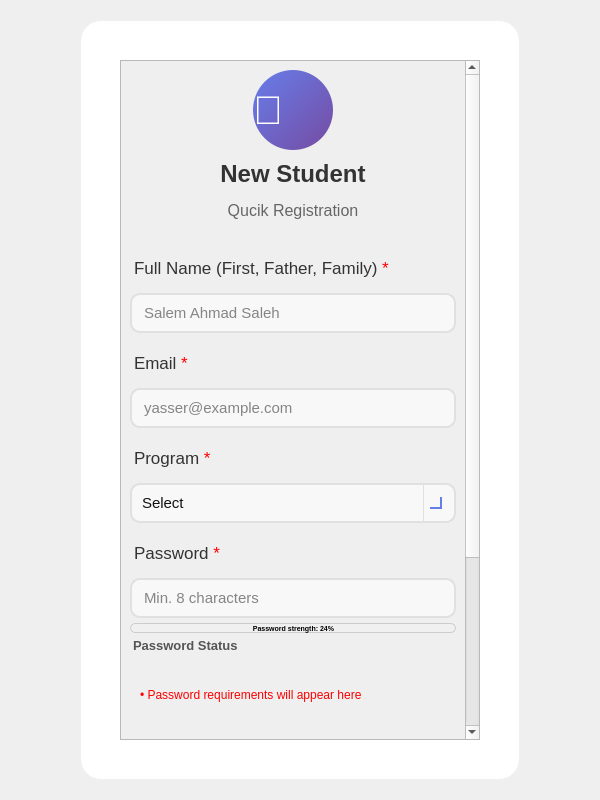
<?xml version="1.0" encoding="UTF-8"?>
<ui version="4.0">
 <class>CreateAccountWidget</class>
 <widget class="QWidget" name="CreateAccountWidget">
  <property name="geometry">
   <rect>
    <x>0</x>
    <y>0</y>
    <width>600</width>
    <height>800</height>
   </rect>
  </property>
  <property name="minimumSize">
   <size>
    <width>0</width>
    <height>500</height>
   </size>
  </property>
  <property name="windowTitle">
   <string>Create New Account</string>
  </property>
  <property name="windowIcon">
   <iconset>
    <normaloff>:/qrc_images/assets/images/login_bg.png</normaloff>:/qrc_images/assets/images/login_bg.png</iconset>
  </property>
  <property name="styleSheet">
   <string notr="true">/* ===== Background Gradient ===== */
QWidget#CreateAccountWidget {
    background: qlineargradient(
        x1: 0, y1: 0,
        x2: 1, y2: 1,
        stop: 0 #667EEA,
        stop: 1 #764BA2
    );
    font-family: &quot;Segoe UI&quot;;
}</string>
  </property>
  <layout class="QGridLayout" name="gridLayout_2">
   <item row="1" column="2">
    <spacer name="horizontalSpacer_2">
     <property name="orientation">
      <enum>Qt::Orientation::Horizontal</enum>
     </property>
     <property name="sizeType">
      <enum>QSizePolicy::Policy::Preferred</enum>
     </property>
     <property name="sizeHint" stdset="0">
      <size>
       <width>70</width>
       <height>20</height>
      </size>
     </property>
    </spacer>
   </item>
   <item row="1" column="0">
    <spacer name="horizontalSpacer">
     <property name="orientation">
      <enum>Qt::Orientation::Horizontal</enum>
     </property>
     <property name="sizeType">
      <enum>QSizePolicy::Policy::Preferred</enum>
     </property>
     <property name="sizeHint" stdset="0">
      <size>
       <width>70</width>
       <height>20</height>
      </size>
     </property>
    </spacer>
   </item>
   <item row="0" column="1">
    <spacer name="verticalSpacer">
     <property name="orientation">
      <enum>Qt::Orientation::Vertical</enum>
     </property>
     <property name="sizeType">
      <enum>QSizePolicy::Policy::Minimum</enum>
     </property>
     <property name="sizeHint" stdset="0">
      <size>
       <width>20</width>
       <height>10</height>
      </size>
     </property>
    </spacer>
   </item>
   <item row="1" column="1">
    <widget class="QFrame" name="loginPanel">
     <property name="enabled">
      <bool>true</bool>
     </property>
     <property name="sizePolicy">
      <sizepolicy hsizetype="Preferred" vsizetype="Preferred">
       <horstretch>0</horstretch>
       <verstretch>0</verstretch>
      </sizepolicy>
     </property>
     <property name="minimumSize">
      <size>
       <width>400</width>
       <height>0</height>
      </size>
     </property>
     <property name="maximumSize">
      <size>
       <width>650</width>
       <height>1000</height>
      </size>
     </property>
     <property name="styleSheet">
      <string notr="true">QFrame#loginPanel {
    background-color: #ffffff;
    border-radius: 20px;
    padding: 30px;
}
</string>
     </property>
     <property name="frameShape">
      <enum>QFrame::Shape::NoFrame</enum>
     </property>
     <property name="frameShadow">
      <enum>QFrame::Shadow::Raised</enum>
     </property>
     <property name="lineWidth">
      <number>0</number>
     </property>
     <layout class="QGridLayout" name="gridLayout">
      <item row="0" column="1">
       <widget class="QScrollArea" name="scrollAreaCreateAcc">
        <property name="minimumSize">
         <size>
          <width>0</width>
          <height>0</height>
         </size>
        </property>
        <property name="styleSheet">
         <string notr="true">/* ===== ScrollArea Transparent Background ===== */
QScrollArea#scrollAreaCreateAcc {
    background: transparent;
    border: none;
    padding-right: 3px; /* leaves space for the scrollbar to appear offset */
}

QScrollArea#scrollAreaCreateAcc &gt; QWidget {
    background: transparent;
}

QScrollArea#scrollAreaCreateAcc &gt; QWidget &gt; QWidget {
    background: transparent;
}

/* ===== VERTICAL SCROLLBAR ===== */
QScrollBar:vertical {
    width: 12px;
    background: rgba(255, 255, 255, 0.05);  /* subtle track */
    margin: 0px 0px 0px 0;  /* TOP RIGHT BOTTOM LEFT */
    border-radius: 6px;
}

QScrollBar::handle:vertical {
    background: rgba(120, 120, 120, 0.35);  /* glassy thumb */
    border-radius: 6px;
    min-height: 30px;
    border: 1px solid rgba(255, 255, 255, 0.2); /* subtle highlight */
}

QScrollBar::handle:vertical:hover {
    background: rgba(120, 120, 120, 0.55);
}

/* Up/Down buttons */
QScrollBar::add-line:vertical,
QScrollBar::sub-line:vertical {
    height: 16px;
    background: rgba(180, 180, 180, 0.35);
    border-radius: 4px;
}

/* Arrow icons */
QScrollBar::up-arrow:vertical,
QScrollBar::down-arrow:vertical {
    width: 6px;
    height: 6px;
    background: transparent;
}

/* Remove the blank area inside */
QScrollBar::add-page:vertical,
QScrollBar::sub-page:vertical {
    background: none;
}
</string>
        </property>
        <property name="verticalScrollBarPolicy">
         <enum>Qt::ScrollBarPolicy::ScrollBarAsNeeded</enum>
        </property>
        <property name="horizontalScrollBarPolicy">
         <enum>Qt::ScrollBarPolicy::ScrollBarAlwaysOff</enum>
        </property>
        <property name="sizeAdjustPolicy">
         <enum>QAbstractScrollArea::SizeAdjustPolicy::AdjustToContents</enum>
        </property>
        <property name="widgetResizable">
         <bool>true</bool>
        </property>
        <widget class="QWidget" name="scrollAreaWidgetContents">
         <property name="geometry">
          <rect>
           <x>0</x>
           <y>-253</y>
           <width>343</width>
           <height>946</height>
          </rect>
         </property>
         <property name="sizePolicy">
          <sizepolicy hsizetype="Expanding" vsizetype="MinimumExpanding">
           <horstretch>0</horstretch>
           <verstretch>0</verstretch>
          </sizepolicy>
         </property>
         <layout class="QVBoxLayout" name="verticalLayout_5">
          <item>
           <layout class="QVBoxLayout" name="verticalLayout_Title">
            <property name="spacing">
             <number>6</number>
            </property>
            <item alignment="Qt::AlignmentFlag::AlignHCenter">
             <widget class="QLabel" name="logoIcon">
              <property name="minimumSize">
               <size>
                <width>80</width>
                <height>80</height>
               </size>
              </property>
              <property name="maximumSize">
               <size>
                <width>80</width>
                <height>80</height>
               </size>
              </property>
              <property name="styleSheet">
               <string notr="true">QLabel#logoIcon {
    background: qlineargradient(x1:0, y1:0, x2:1, y2:1, stop:0 #667EEA, stop:1 #764BA2);
    border-radius: 40px;
    min-width: 80px;
    min-height: 80px;
    max-width: 80px;
    max-height: 80px;
    font-size: 40px;
    color: white;
    qproperty-alignment: 'AlignCenter';
}
</string>
              </property>
              <property name="text">
               <string>🌟</string>
              </property>
             </widget>
            </item>
            <item alignment="Qt::AlignmentFlag::AlignHCenter">
             <widget class="QLabel" name="lableTitle">
              <property name="minimumSize">
               <size>
                <width>120</width>
                <height>35</height>
               </size>
              </property>
              <property name="styleSheet">
               <string notr="true">QLabel {
    color: #333333;
    font-size: 18pt;
    font-weight: bold;
    text-align: center;
    background: transparent;
}</string>
              </property>
              <property name="text">
               <string>New Student</string>
              </property>
              <property name="alignment">
               <set>Qt::AlignmentFlag::AlignCenter</set>
              </property>
             </widget>
            </item>
            <item>
             <widget class="QLabel" name="labelSubtitle">
              <property name="minimumSize">
               <size>
                <width>300</width>
                <height>40</height>
               </size>
              </property>
              <property name="styleSheet">
               <string notr="true">QLabel#labelSubtitle{
    color: #666666;              /* gray color like HTML example */
    font-size: 12pt;              /* adjust size to fit QFrame */
    font-weight: normal;
    qproperty-alignment: 'AlignCenter';   /* center text horizontally */
    margin-bottom: 14px;          
    background: transparent;
}
</string>
              </property>
              <property name="text">
               <string>Qucik Registration</string>
              </property>
              <property name="alignment">
               <set>Qt::AlignmentFlag::AlignCenter</set>
              </property>
             </widget>
            </item>
           </layout>
          </item>
          <item>
           <layout class="QVBoxLayout" name="verticalLayout_input">
            <property name="spacing">
             <number>5</number>
            </property>
            <item>
             <widget class="QLabel" name="labelFullName">
              <property name="minimumSize">
               <size>
                <width>150</width>
                <height>45</height>
               </size>
              </property>
              <property name="styleSheet">
               <string notr="true">QLabel {
    color: #333333;
    font-size: 13pt;
    margin-top: 10px;
    margin-bottom: 4px;
    background: transparent;
}</string>
              </property>
              <property name="text">
               <string>&lt;html&gt;&lt;head/&gt;&lt;body&gt;&lt;p&gt;Full Name (First, Father, Family) &lt;span style=&quot; color:#ff0000;&quot;&gt;*&lt;/span&gt;&lt;/p&gt;&lt;/body&gt;&lt;/html&gt;</string>
              </property>
             </widget>
            </item>
            <item>
             <widget class="QLineEdit" name="lineEditFullName">
              <property name="sizePolicy">
               <sizepolicy hsizetype="Expanding" vsizetype="Fixed">
                <horstretch>0</horstretch>
                <verstretch>0</verstretch>
               </sizepolicy>
              </property>
              <property name="minimumSize">
               <size>
                <width>100</width>
                <height>35</height>
               </size>
              </property>
              <property name="maximumSize">
               <size>
                <width>16777215</width>
                <height>65</height>
               </size>
              </property>
              <property name="styleSheet">
               <string notr="true">QLineEdit {
    border: 2px solid #E0E0E0;
    border-radius: 10px;
    padding: 8px 10px;
    background: rgba(250, 250, 250, 200); /* slightly transparent soft white */
    font-size: 11pt;
    color: #111111;                         /* user text color */
    font-style: normal;                      /* ensures user text is not italic */
}

QLineEdit:focus {
    border: 2px solid #667EEA;
    background: rgba(250, 250, 250, 220);   /* slightly brighter on focus */
}

QLineEdit::placeholder {
    color: rgba(50, 50, 50, 200);           /* placeholder text color */
    font-style: italic;                      /* placeholder remains italic */
}
</string>
              </property>
              <property name="echoMode">
               <enum>QLineEdit::EchoMode::Normal</enum>
              </property>
              <property name="placeholderText">
               <string>Salem Ahmad Saleh</string>
              </property>
             </widget>
            </item>
            <item>
             <widget class="QLabel" name="labelEmail">
              <property name="minimumSize">
               <size>
                <width>150</width>
                <height>45</height>
               </size>
              </property>
              <property name="styleSheet">
               <string notr="true">QLabel {
    color: #333333;
    font-size: 13pt;
    margin-top: 10px;
    margin-bottom: 4px;
    background: transparent;
}</string>
              </property>
              <property name="text">
               <string>&lt;html&gt;&lt;head/&gt;&lt;body&gt;&lt;p&gt;Email &lt;span style=&quot; color:#ff0000;&quot;&gt;*&lt;/span&gt;&lt;/p&gt;&lt;/body&gt;&lt;/html&gt;</string>
              </property>
             </widget>
            </item>
            <item>
             <widget class="QLineEdit" name="lineEditEmail">
              <property name="sizePolicy">
               <sizepolicy hsizetype="Expanding" vsizetype="Fixed">
                <horstretch>0</horstretch>
                <verstretch>0</verstretch>
               </sizepolicy>
              </property>
              <property name="minimumSize">
               <size>
                <width>100</width>
                <height>35</height>
               </size>
              </property>
              <property name="maximumSize">
               <size>
                <width>16777215</width>
                <height>65</height>
               </size>
              </property>
              <property name="styleSheet">
               <string notr="true">QLineEdit {
    border: 2px solid #E0E0E0;
    border-radius: 10px;
    padding: 8px 10px;
    background: rgba(250, 250, 250, 200); /* slightly transparent soft white */
    font-size: 11pt;
    color: #111111;                         /* user text color */
    font-style: normal;                      /* ensures user text is not italic */
}

QLineEdit:focus {
    border: 2px solid #667EEA;
    background: rgba(250, 250, 250, 220);   /* slightly brighter on focus */
}

QLineEdit::placeholder {
    color: rgba(50, 50, 50, 200);           /* placeholder text color */
    font-style: italic;                      /* placeholder remains italic */
}
</string>
              </property>
              <property name="placeholderText">
               <string>yasser@example.com</string>
              </property>
             </widget>
            </item>
            <item>
             <widget class="QLabel" name="labelProgram">
              <property name="minimumSize">
               <size>
                <width>150</width>
                <height>45</height>
               </size>
              </property>
              <property name="styleSheet">
               <string notr="true">QLabel {
    color: #333333;
    font-size: 13pt;
    margin-top: 10px;
    margin-bottom: 4px;
    background: transparent;
}</string>
              </property>
              <property name="text">
               <string>&lt;html&gt;&lt;head/&gt;&lt;body&gt;&lt;p&gt;Program &lt;span style=&quot; color:#ff0000;&quot;&gt;*&lt;/span&gt;&lt;/p&gt;&lt;/body&gt;&lt;/html&gt;</string>
              </property>
             </widget>
            </item>
            <item>
             <widget class="QComboBox" name="comboBoxSelectProgram">
              <property name="sizePolicy">
               <sizepolicy hsizetype="Expanding" vsizetype="Fixed">
                <horstretch>0</horstretch>
                <verstretch>0</verstretch>
               </sizepolicy>
              </property>
              <property name="minimumSize">
               <size>
                <width>100</width>
                <height>0</height>
               </size>
              </property>
              <property name="maximumSize">
               <size>
                <width>16777215</width>
                <height>65</height>
               </size>
              </property>
              <property name="styleSheet">
               <string notr="true">/* ----------------- QComboBox Base ----------------- */
QComboBox {
    border: 2px solid #E0E0E0;          /* main border */
    border-radius: 10px;
    padding: 8px 10px;                   /* Matches QLineEdit padding */
    background: rgba(250, 250, 250, 200);
    font-size: 11pt;
    color: #111111;
}

/* Focused state */
QComboBox:focus {
    border: 2px solid #667EEA; 
    background: rgba(250, 250, 250, 220);
}

/* ----------------- Drop-down Arrow ----------------- */
QComboBox::drop-down {
    subcontrol-origin: padding;
    subcontrol-position: top right;
    width: 30px; 
    border-left-width: 1px;
    border-left-color: #E0E0E0;
    border-left-style: solid;
    border-top-right-radius: 12px;       /* rounder corners */
    border-bottom-right-radius: 12px;    /* rounder corners */
    background: transparent;
}

/* Remove ugly black border on hover/focus */
QComboBox::drop-down:hover,
QComboBox::drop-down:focus {
    border-left-color: #667EEA;
    background: transparent;
    border: none;
}

/* Modern, visible arrow using simple chevron */
QComboBox::down-arrow {
    width: 10px;
    height: 10px;
    border: solid #667EEA;
    border-width: 0 2px 2px 0;
    margin-right: 6px;
}

/* ----------------- Dropdown Popup ----------------- */
/* Dropdown Popup */
QComboBox QAbstractItemView {
    background-color: #fdfdfd;          /* slightly off-white */
    border: 2px solid #E0E0E0;          /* subtle grey border */
    border-radius: 8px;                  /* may not be perfect on Windows */
    color: #111111;
    font-size: 11pt;
    padding: 5px;
    selection-background-color: #667EEA;
    selection-color: white;
    outline: none;
}

/* Items hover/selection */
QComboBox QAbstractItemView::item:hover {
    background-color: rgba(102, 126, 234, 0.1);
    color: #111111;
}

QComboBox QAbstractItemView::item:selected {
    background-color: #667EEA;
    color: white;
}

/* Error highlight for combo box */
QComboBox[error=&quot;true&quot;] {
    border: 2px solid #FF4A4A;
}</string>
              </property>
              <property name="placeholderText">
               <string>Select</string>
              </property>
              <item>
               <property name="text">
                <string>Select...</string>
               </property>
              </item>
              <item>
               <property name="text">
                <string>Computer</string>
               </property>
              </item>
              <item>
               <property name="text">
                <string>Communication</string>
               </property>
              </item>
              <item>
               <property name="text">
                <string>Power</string>
               </property>
              </item>
              <item>
               <property name="text">
                <string>Biomedical</string>
               </property>
              </item>
             </widget>
            </item>
            <item>
             <widget class="QLabel" name="labelPassword">
              <property name="minimumSize">
               <size>
                <width>150</width>
                <height>45</height>
               </size>
              </property>
              <property name="styleSheet">
               <string notr="true">QLabel {
    color: #333333;
    font-size: 13pt;
    margin-top: 10px;
    margin-bottom: 4px;
    background: transparent;
}</string>
              </property>
              <property name="text">
               <string>Password &lt;font color=&quot;red&quot;&gt;*&lt;/font&gt;</string>
              </property>
             </widget>
            </item>
            <item>
             <widget class="QLineEdit" name="lineEditPassword">
              <property name="sizePolicy">
               <sizepolicy hsizetype="Expanding" vsizetype="Fixed">
                <horstretch>0</horstretch>
                <verstretch>0</verstretch>
               </sizepolicy>
              </property>
              <property name="minimumSize">
               <size>
                <width>100</width>
                <height>35</height>
               </size>
              </property>
              <property name="maximumSize">
               <size>
                <width>16777215</width>
                <height>65</height>
               </size>
              </property>
              <property name="toolTip">
               <string>&lt;html&gt;&lt;head/&gt;&lt;body&gt;&lt;p&gt;Password requirements:&lt;/p&gt;&lt;p&gt;• Minimum 8 characters&lt;/p&gt;&lt;p&gt;• At least 1 uppercase letter (A-Z)&lt;/p&gt;&lt;p&gt;• At least 1 lowercase letter (a-z)&lt;/p&gt;&lt;p&gt;• At least 1 number (0-9)&lt;/p&gt;&lt;p&gt;• At least 1 special character (= _ / \ + ! @ # $ % ^ &amp;amp; * ( ) , . ? &amp;quot; : { } | &amp;lt; &amp;gt; -)&lt;/p&gt;&lt;/body&gt;&lt;/html&gt;</string>
              </property>
              <property name="styleSheet">
               <string notr="true">QLineEdit {
    border: 2px solid #E0E0E0;
    border-radius: 10px;
    padding: 8px 10px;
    background: rgba(250, 250, 250, 200); /* slightly transparent soft white */
    font-size: 11pt;
    color: #111111;                         /* user text color */
    font-style: normal;                      /* ensures user text is not italic */
}

QLineEdit:focus {
    border: 2px solid #667EEA;
    background: rgba(250, 250, 250, 220);   /* slightly brighter on focus */
}

QLineEdit::placeholder {
    color: rgba(50, 50, 50, 200);           /* placeholder text color */
    font-style: italic;                      /* placeholder remains italic */
}
</string>
              </property>
              <property name="echoMode">
               <enum>QLineEdit::EchoMode::Password</enum>
              </property>
              <property name="placeholderText">
               <string>Min. 8 characters</string>
              </property>
             </widget>
            </item>
            <item>
             <widget class="QProgressBar" name="progressBarPwrdStrength">
              <property name="minimumSize">
               <size>
                <width>0</width>
                <height>0</height>
               </size>
              </property>
              <property name="maximumSize">
               <size>
                <width>16777215</width>
                <height>10</height>
               </size>
              </property>
              <property name="font">
               <font>
                <pointsize>5</pointsize>
                <bold>true</bold>
               </font>
              </property>
              <property name="styleSheet">
               <string notr="true">QProgressBar {
    border: 1px solid #ccc;       /* thin border */
    border-radius: 5px;           /* rounded corners */
    text-align: center;
    height: 12px;                  /* slim height */
    background-color: #f0f0f0;    /* light gray background */
}

QProgressBar::chunk {
    border-radius: 5px;
    /* background-color will be overridden dynamically for password strength */
}</string>
              </property>
              <property name="value">
               <number>24</number>
              </property>
              <property name="alignment">
               <set>Qt::AlignmentFlag::AlignCenter</set>
              </property>
              <property name="invertedAppearance">
               <bool>false</bool>
              </property>
              <property name="format">
               <string>Password strength: %p%</string>
              </property>
             </widget>
            </item>
            <item>
             <widget class="QLabel" name="labelPwrdStrengthStatus">
              <property name="styleSheet">
               <string notr="true">QLabel#labelPwrdStrengthStatus {
    font-size: 10pt;
    font-weight: bold;
    color: #555555;  /* Default text color */
    padding-top: -4px;
    padding-bottom: 2px;
    background: transparent;
}</string>
              </property>
              <property name="text">
               <string>Password Status</string>
              </property>
             </widget>
            </item>
            <item>
             <widget class="QScrollArea" name="scrollArea">
              <property name="sizePolicy">
               <sizepolicy hsizetype="Expanding" vsizetype="MinimumExpanding">
                <horstretch>0</horstretch>
                <verstretch>0</verstretch>
               </sizepolicy>
              </property>
              <property name="styleSheet">
               <string notr="true">background: transparent</string>
              </property>
              <property name="verticalScrollBarPolicy">
               <enum>Qt::ScrollBarPolicy::ScrollBarAsNeeded</enum>
              </property>
              <property name="widgetResizable">
               <bool>true</bool>
              </property>
              <widget class="QWidget" name="scrollAreaWidgetContents_3">
               <property name="geometry">
                <rect>
                 <x>0</x>
                 <y>0</y>
                 <width>321</width>
                 <height>68</height>
                </rect>
               </property>
               <layout class="QVBoxLayout" name="verticalLayout_4">
                <item>
                 <widget class="QLabel" name="labelPasswordRules">
                  <property name="sizePolicy">
                   <sizepolicy hsizetype="Expanding" vsizetype="Expanding">
                    <horstretch>0</horstretch>
                    <verstretch>0</verstretch>
                   </sizepolicy>
                  </property>
                  <property name="styleSheet">
                   <string notr="true">    background: transparent;</string>
                  </property>
                  <property name="text">
                   <string>&lt;html&gt;&lt;head/&gt;&lt;body&gt;&lt;p&gt;&lt;span style=&quot; color:#ff0000;&quot;&gt;• Password requirements will appear here&lt;/span&gt;&lt;/p&gt;&lt;/body&gt;&lt;/html&gt;</string>
                  </property>
                  <property name="textFormat">
                   <enum>Qt::TextFormat::RichText</enum>
                  </property>
                  <property name="wordWrap">
                   <bool>true</bool>
                  </property>
                 </widget>
                </item>
               </layout>
              </widget>
             </widget>
            </item>
            <item>
             <widget class="QLabel" name="labelPasswordConfirm">
              <property name="minimumSize">
               <size>
                <width>150</width>
                <height>45</height>
               </size>
              </property>
              <property name="styleSheet">
               <string notr="true">QLabel {
    color: #333333;
    font-size: 13pt;
    margin-top: 10px;
    margin-bottom: 4px;
    background: transparent;
}</string>
              </property>
              <property name="text">
               <string>&lt;html&gt;&lt;head/&gt;&lt;body&gt;&lt;p&gt;Confrim Password &lt;span style=&quot; color:#ff0000;&quot;&gt;*&lt;/span&gt;&lt;/p&gt;&lt;/body&gt;&lt;/html&gt;</string>
              </property>
             </widget>
            </item>
            <item>
             <widget class="QLineEdit" name="lineEditPasswordConfirm">
              <property name="sizePolicy">
               <sizepolicy hsizetype="Expanding" vsizetype="Fixed">
                <horstretch>0</horstretch>
                <verstretch>0</verstretch>
               </sizepolicy>
              </property>
              <property name="minimumSize">
               <size>
                <width>100</width>
                <height>35</height>
               </size>
              </property>
              <property name="maximumSize">
               <size>
                <width>16777215</width>
                <height>65</height>
               </size>
              </property>
              <property name="styleSheet">
               <string notr="true">QLineEdit {
    border: 2px solid #E0E0E0;
    border-radius: 10px;
    padding: 8px 10px;
    background: rgba(250, 250, 250, 200); /* slightly transparent soft white */
    font-size: 11pt;
    color: #111111;                         /* user text color */
    font-style: normal;                      /* ensures user text is not italic */
}

QLineEdit:focus {
    border: 2px solid #667EEA;
    background: rgba(250, 250, 250, 220);   /* slightly brighter on focus */
}

QLineEdit::placeholder {
    color: rgba(50, 50, 50, 200);           /* placeholder text color */
    font-style: italic;                      /* placeholder remains italic */
}
QLineEdit[error=&quot;true&quot;] {
    border: 2px solid #FF4A4A;
}
</string>
              </property>
              <property name="echoMode">
               <enum>QLineEdit::EchoMode::Password</enum>
              </property>
              <property name="placeholderText">
               <string>Re-enter password</string>
              </property>
             </widget>
            </item>
            <item>
             <spacer name="verticalSpacer_3">
              <property name="orientation">
               <enum>Qt::Orientation::Vertical</enum>
              </property>
              <property name="sizeType">
               <enum>QSizePolicy::Policy::MinimumExpanding</enum>
              </property>
              <property name="sizeHint" stdset="0">
               <size>
                <width>20</width>
                <height>10</height>
               </size>
              </property>
             </spacer>
            </item>
           </layout>
          </item>
          <item>
           <layout class="QVBoxLayout" name="verticalLayout">
            <property name="sizeConstraint">
             <enum>QLayout::SizeConstraint::SetDefaultConstraint</enum>
            </property>
            <item alignment="Qt::AlignmentFlag::AlignHCenter">
             <widget class="QLabel" name="labelGeneralStatus">
              <property name="styleSheet">
               <string notr="true">QLabel#labelGeneralStatus {
    font-size: 10pt;
    font-weight: bold;
    color: #555555;  /* Default text color */
    padding-top: -4px;
    padding-bottom: 2px;
    background: white;
}
/* When property 'statusColor' is set, override color */
QLabel#labelGeneralStatus[statusColor=&quot;red&quot;] {
    color: red;
}
QLabel#labelGeneralStatus[statusColor=&quot;green&quot;] {
    color: green;
}</string>
              </property>
              <property name="text">
               <string>General Status</string>
              </property>
             </widget>
            </item>
            <item>
             <spacer name="verticalSpacer_4">
              <property name="orientation">
               <enum>Qt::Orientation::Vertical</enum>
              </property>
              <property name="sizeHint" stdset="0">
               <size>
                <width>20</width>
                <height>3</height>
               </size>
              </property>
             </spacer>
            </item>
            <item alignment="Qt::AlignmentFlag::AlignHCenter">
             <widget class="QPushButton" name="buttonCreateAccount">
              <property name="sizePolicy">
               <sizepolicy hsizetype="Expanding" vsizetype="Preferred">
                <horstretch>0</horstretch>
                <verstretch>0</verstretch>
               </sizepolicy>
              </property>
              <property name="minimumSize">
               <size>
                <width>220</width>
                <height>45</height>
               </size>
              </property>
              <property name="maximumSize">
               <size>
                <width>220</width>
                <height>55</height>
               </size>
              </property>
              <property name="cursor">
               <cursorShape>PointingHandCursor</cursorShape>
              </property>
              <property name="styleSheet">
               <string notr="true">QPushButton#buttonCreateAccount {
    background: qlineargradient(x1:0, y1:0, x2:1, y2:1, stop:0 #667EEA, stop:1 #764BA2);
    color: white;
    border: none;
    border-radius: 10px;
    padding: 10px;
    font-size: 12pt;
    font-weight: bold;
}

QPushButton#buttonCreateAccount:hover {
    background: qlineargradient(x1:0, y1:0, x2:1, y2:1, stop:0 #4F63C6, stop:1 #5D3F9E);
    padding-top: 8px;
    padding-bottom: 12px;
}

QPushButton#buttonCreateAccount:pressed {
    background: #3C4A99;
    padding-top: 12px;
    padding-bottom: 8px;
}
QPushButton#buttonCreateAccount:disabled {
    background: #AAAAAA;
    color: #666666;
    padding: 10px;
}</string>
              </property>
              <property name="text">
               <string>Create  Account</string>
              </property>
             </widget>
            </item>
            <item>
             <widget class="QFrame" name="accountLoginFrame">
              <property name="sizePolicy">
               <sizepolicy hsizetype="Expanding" vsizetype="Expanding">
                <horstretch>0</horstretch>
                <verstretch>0</verstretch>
               </sizepolicy>
              </property>
              <property name="minimumSize">
               <size>
                <width>0</width>
                <height>30</height>
               </size>
              </property>
              <property name="styleSheet">
               <string notr="true">QFrame#accountLoginFrame {
    background: transparent;
    border: none;   /* remove any borders if present */
}
</string>
              </property>
              <property name="frameShape">
               <enum>QFrame::Shape::StyledPanel</enum>
              </property>
              <property name="frameShadow">
               <enum>QFrame::Shadow::Raised</enum>
              </property>
              <layout class="QVBoxLayout" name="verticalLayout_3">
               <item>
                <layout class="QHBoxLayout" name="horizontalLayout">
                 <item>
                  <spacer name="horizontalSpacer_3">
                   <property name="orientation">
                    <enum>Qt::Orientation::Horizontal</enum>
                   </property>
                   <property name="sizeHint" stdset="0">
                    <size>
                     <width>40</width>
                     <height>20</height>
                    </size>
                   </property>
                  </spacer>
                 </item>
                 <item>
                  <widget class="QLabel" name="labelHaveAccount">
                   <property name="sizePolicy">
                    <sizepolicy hsizetype="Preferred" vsizetype="Preferred">
                     <horstretch>0</horstretch>
                     <verstretch>20</verstretch>
                    </sizepolicy>
                   </property>
                   <property name="styleSheet">
                    <string notr="true">QLabel#labelHaveAccount {
    color: #555555;
    font: 12pt &quot;Segoe UI&quot;;
    margin-left: 14px;  /* Move the whole label slightly right */
	background-color: white
}</string>
                   </property>
                   <property name="text">
                    <string>Have an Account?</string>
                   </property>
                   <property name="alignment">
                    <set>Qt::AlignmentFlag::AlignJustify|Qt::AlignmentFlag::AlignVCenter</set>
                   </property>
                   <property name="openExternalLinks">
                    <bool>false</bool>
                   </property>
                  </widget>
                 </item>
                 <item>
                  <widget class="QPushButton" name="buttonLoginHere">
                   <property name="sizePolicy">
                    <sizepolicy hsizetype="Minimum" vsizetype="Fixed">
                     <horstretch>0</horstretch>
                     <verstretch>20</verstretch>
                    </sizepolicy>
                   </property>
                   <property name="cursor">
                    <cursorShape>PointingHandCursor</cursorShape>
                   </property>
                   <property name="layoutDirection">
                    <enum>Qt::LayoutDirection::LeftToRight</enum>
                   </property>
                   <property name="styleSheet">
                    <string notr="true">QPushButton#buttonLoginHere {
    color: #667EEA;                /* Calm blue tone */
    background: transparent;
    border: none;
    font: 12pt &quot;Segoe UI&quot;;
    text-decoration: underline;
    padding-left: 3px;             /* a bit of space between text */
}

QPushButton#buttonLoginHere:hover {
    color: #4F63C6;
}

QPushButton#buttonLoginHere:pressed {
    color: #3C4A9A;                /* slightly darker for pressed effect */
    padding-left: 5px;             /* subtle “move” effect to feel pressed */
    padding-top: 2px;
}
</string>
                   </property>
                   <property name="text">
                    <string>Login Here</string>
                   </property>
                  </widget>
                 </item>
                 <item>
                  <spacer name="horizontalSpacer_4">
                   <property name="orientation">
                    <enum>Qt::Orientation::Horizontal</enum>
                   </property>
                   <property name="sizeHint" stdset="0">
                    <size>
                     <width>40</width>
                     <height>20</height>
                    </size>
                   </property>
                  </spacer>
                 </item>
                </layout>
               </item>
              </layout>
             </widget>
            </item>
           </layout>
          </item>
          <item>
           <spacer name="verticalSpacer_Buttons_Bottom">
            <property name="orientation">
             <enum>Qt::Orientation::Vertical</enum>
            </property>
            <property name="sizeType">
             <enum>QSizePolicy::Policy::Minimum</enum>
            </property>
            <property name="sizeHint" stdset="0">
             <size>
              <width>20</width>
              <height>10</height>
             </size>
            </property>
           </spacer>
          </item>
         </layout>
        </widget>
       </widget>
      </item>
     </layout>
    </widget>
   </item>
   <item row="2" column="1">
    <spacer name="verticalSpacer_2">
     <property name="orientation">
      <enum>Qt::Orientation::Vertical</enum>
     </property>
     <property name="sizeType">
      <enum>QSizePolicy::Policy::Minimum</enum>
     </property>
     <property name="sizeHint" stdset="0">
      <size>
       <width>20</width>
       <height>10</height>
      </size>
     </property>
    </spacer>
   </item>
  </layout>
 </widget>
 <resources>
  <include location="login_resources.qrc"/>
 </resources>
 <connections/>
</ui>
